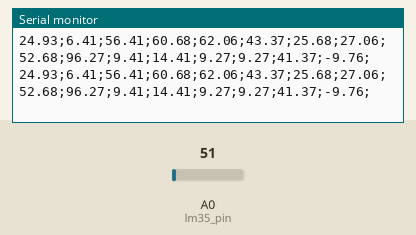
Simulated run of this sketch. Board: Arduino Uno, built with avr-gcc and run on an emulated ATmega328P. Shown: the last lines printed to the serial monitor. The inputs (shaded band) are chosen by the test bench; at power-on: A0 (lm35_pin) = 51.

Above: at 1.8 s.
1.9 s: A0 (lm35_pin) set to 61
At 2.5 s:
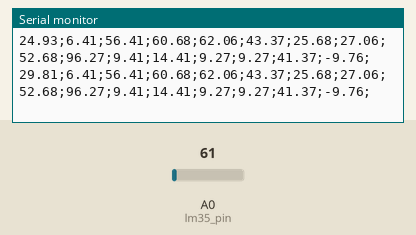
3.4 s: A0 (lm35_pin) set to 71
At 5.0 s:
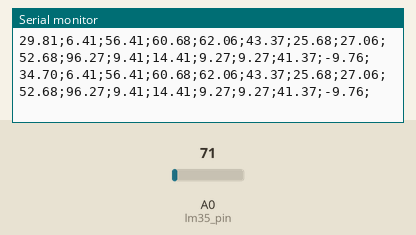
Timing chart, 0 to 6.5 s (numbered marks = the images above; inputs shaded):
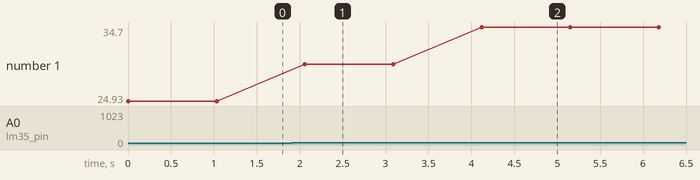

Measured:
- after the input at 1.9 s, the serial monitor: prints a new line after 0.16 s (image 1)
- after the input at 3.4 s, the serial monitor: prints a new line after 0.72 s (image 2)
- plotted number 1: 24.93 → 29.81 after the input at 1.9 s, 29.81 → 34.7 after the input at 3.4 s

The sketch:

sketch_nov04a.ino
```cpp
int lm35_pin = A0, leitura_lm35 = 0;
float temperatura;
float temp_processo1 = temperatura * 0.28 + 6.41;
float temp_processo2a = temperatura * 0.28 + 56.41;
float temp_processo2b = temperatura * 0.47 + 60.68;
float temp_processo2c = temperatura * 1.43 + 62.06;
float temp_processo3 = temperatura * 0.95 + 43.37;
float temp_processo4a = temperatura * 0.47 + 25.68;
float temp_processo4b = temperatura * 1.43 + 27.06;
float temp_processo4c = temperatura * 0.47 + 52.68;
float temp_processo5 = temperatura * 0.19 + 96.27;
float temp_processo6a = temperatura * 0.28 + 9.41;
float temp_processo6b = temperatura * 0.28 + 14.41;
float temp_processo6c = temperatura * 0.19 + 9.27;
float temp_processo7 = temperatura * 0.19 + 9.27;
float temp_processo8 = temperatura * 0.95 + 41.37;
float temp_processo9 = temperatura * 0.85 - 9.76;

int switch_pin = 7;
void setup()
{
Serial.begin(9600);

pinMode(switch_pin, INPUT);
}
void loop()
{
/**
* Bloco do DHT11
float umidade = dht_1.readHumidity();
float temperatura = dht_1.readTemperature();
if (isnan(temperatura) or isnan(umidade))
{
Serial.println("Erro ao ler o DHT");
}
else
{
Serial.print(umidade);
Serial.print(";");
Serial.print(temperatura);
Serial.print(";");
}
*/
/**
* Bloco do LM35
*/
leitura_lm35 = analogRead(lm35_pin);
temperatura = leitura_lm35 * (5.0/1023) * 100;
Serial.print(temperatura);
Serial.print(";");
Serial.print(temp_processo1);
Serial.print(";");
Serial.print(temp_processo2a);
Serial.print(";");
Serial.print(temp_processo2b);
Serial.print(";");
Serial.print(temp_processo2c);
Serial.print(";");
Serial.print(temp_processo3);
Serial.print(";");
Serial.print(temp_processo4a);
Serial.print(";");
Serial.print(temp_processo4b);
Serial.print(";");
Serial.print(temp_processo4c);
Serial.print(";");
Serial.print(temp_processo5);
Serial.print(";");
Serial.print(temp_processo6a);
Serial.print(";");
Serial.print(temp_processo6b);
Serial.print(";");
Serial.print(temp_processo6c);
Serial.print(";");
Serial.print(temp_processo7);
Serial.print(";");
Serial.print(temp_processo8);
Serial.print(";");
Serial.print(temp_processo9);
Serial.println(";");
/**
* Bloco do LDR5

leitura_ldr = analogRead(ldr_pin);
Serial.print(leitura_ldr);
Serial.print(";");
*/
/**
* Bloco do TCRT5000

if(digitalRead(switch_pin) == LOW){
Serial.println(1);
}
else {
Serial.println(0);
}
*/
delay(1000);
}
```
